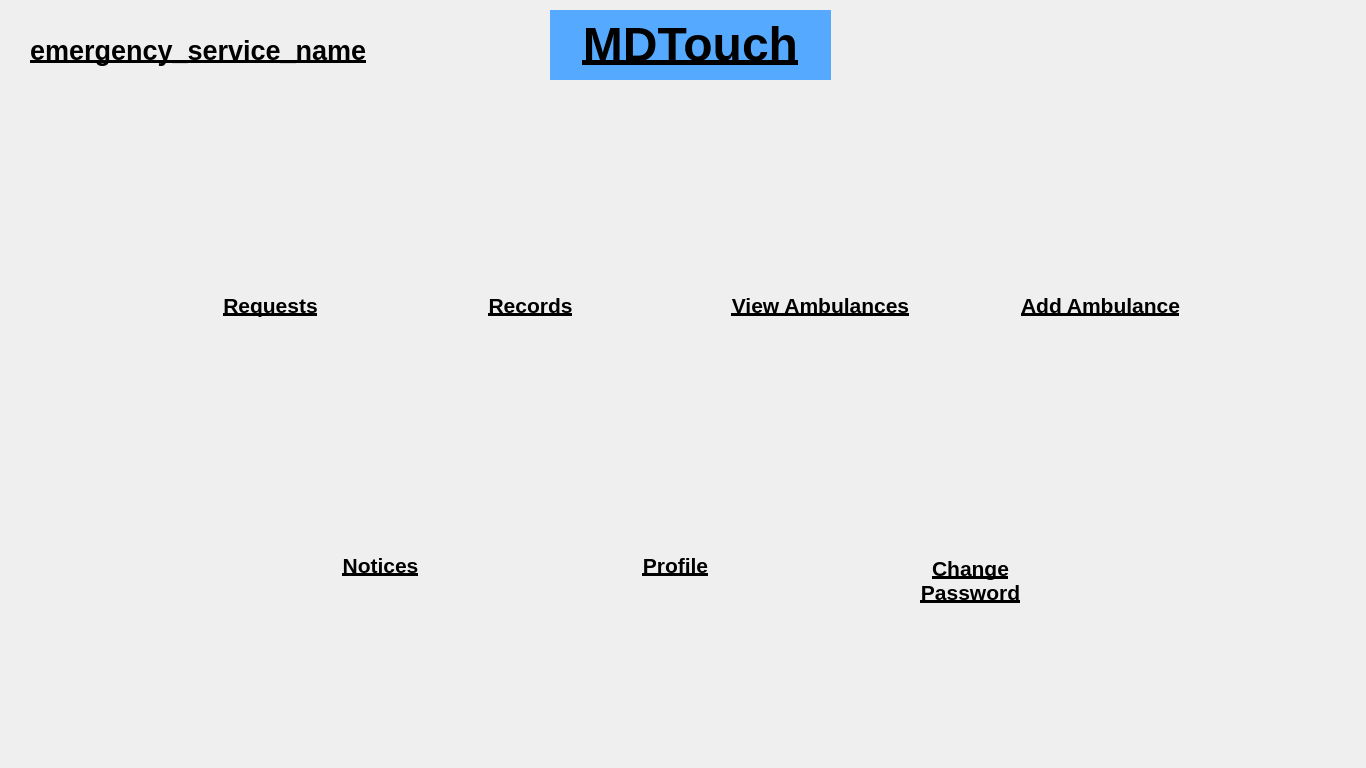
<?xml version="1.0" encoding="UTF-8"?>
<ui version="4.0">
 <class>emergencyServiceHome</class>
 <widget class="QMainWindow" name="emergencyServiceHome">
  <property name="geometry">
   <rect>
    <x>0</x>
    <y>0</y>
    <width>1366</width>
    <height>768</height>
   </rect>
  </property>
  <property name="windowTitle">
   <string>MainWindow</string>
  </property>
  <widget class="QWidget" name="centralwidget">
   <widget class="QPushButton" name="logout">
    <property name="geometry">
     <rect>
      <x>1300</x>
      <y>10</y>
      <width>50</width>
      <height>50</height>
     </rect>
    </property>
    <property name="minimumSize">
     <size>
      <width>50</width>
      <height>50</height>
     </size>
    </property>
    <property name="maximumSize">
     <size>
      <width>50</width>
      <height>50</height>
     </size>
    </property>
    <property name="styleSheet">
     <string notr="true">border:none;</string>
    </property>
    <property name="text">
     <string/>
    </property>
    <property name="icon">
     <iconset>
      <normaloff>../../Images/LogoutIcon.png</normaloff>../../Images/LogoutIcon.png</iconset>
    </property>
    <property name="iconSize">
     <size>
      <width>50</width>
      <height>50</height>
     </size>
    </property>
   </widget>
   <widget class="QLabel" name="profileLabel">
    <property name="geometry">
     <rect>
      <x>565</x>
      <y>540</y>
      <width>221</width>
      <height>51</height>
     </rect>
    </property>
    <property name="sizePolicy">
     <sizepolicy hsizetype="Fixed" vsizetype="Fixed">
      <horstretch>0</horstretch>
      <verstretch>0</verstretch>
     </sizepolicy>
    </property>
    <property name="minimumSize">
     <size>
      <width>100</width>
      <height>30</height>
     </size>
    </property>
    <property name="maximumSize">
     <size>
      <width>400</width>
      <height>100</height>
     </size>
    </property>
    <property name="styleSheet">
     <string notr="true">font-size:14pt;
font-weight:bold;
text-decoration: underline</string>
    </property>
    <property name="text">
     <string>&lt;html&gt;&lt;head/&gt;&lt;body&gt;&lt;p&gt;&lt;span style=&quot; font-size:16pt;&quot;&gt;Profile&lt;/span&gt;&lt;/p&gt;&lt;/body&gt;&lt;/html&gt;</string>
    </property>
    <property name="alignment">
     <set>Qt::AlignCenter</set>
    </property>
   </widget>
   <widget class="QLabel" name="changePasswordLabel">
    <property name="geometry">
     <rect>
      <x>860</x>
      <y>545</y>
      <width>221</width>
      <height>71</height>
     </rect>
    </property>
    <property name="sizePolicy">
     <sizepolicy hsizetype="Fixed" vsizetype="Fixed">
      <horstretch>0</horstretch>
      <verstretch>0</verstretch>
     </sizepolicy>
    </property>
    <property name="minimumSize">
     <size>
      <width>100</width>
      <height>30</height>
     </size>
    </property>
    <property name="maximumSize">
     <size>
      <width>400</width>
      <height>100</height>
     </size>
    </property>
    <property name="styleSheet">
     <string notr="true">font-size:14pt;
font-weight:bold;
text-decoration: underline</string>
    </property>
    <property name="text">
     <string>&lt;html&gt;&lt;head/&gt;&lt;body&gt;&lt;p&gt;&lt;span style=&quot; font-size:16pt;&quot;&gt;Change&lt;br&gt;Password&lt;/span&gt;&lt;/p&gt;&lt;/body&gt;&lt;/html&gt;</string>
    </property>
    <property name="alignment">
     <set>Qt::AlignCenter</set>
    </property>
   </widget>
   <widget class="QLabel" name="addAmbulanceLabel">
    <property name="geometry">
     <rect>
      <x>990</x>
      <y>280</y>
      <width>221</width>
      <height>51</height>
     </rect>
    </property>
    <property name="sizePolicy">
     <sizepolicy hsizetype="Fixed" vsizetype="Fixed">
      <horstretch>0</horstretch>
      <verstretch>0</verstretch>
     </sizepolicy>
    </property>
    <property name="minimumSize">
     <size>
      <width>100</width>
      <height>30</height>
     </size>
    </property>
    <property name="maximumSize">
     <size>
      <width>400</width>
      <height>100</height>
     </size>
    </property>
    <property name="styleSheet">
     <string notr="true">font-size:14pt;
font-weight:bold;
text-decoration: underline</string>
    </property>
    <property name="text">
     <string>&lt;html&gt;&lt;head/&gt;&lt;body&gt;&lt;p&gt;&lt;span style=&quot; font-size:16pt;&quot;&gt;Add Ambulance&lt;/span&gt;&lt;/p&gt;&lt;/body&gt;&lt;/html&gt;</string>
    </property>
    <property name="alignment">
     <set>Qt::AlignCenter</set>
    </property>
   </widget>
   <widget class="QLabel" name="noticesLabel">
    <property name="geometry">
     <rect>
      <x>270</x>
      <y>540</y>
      <width>221</width>
      <height>51</height>
     </rect>
    </property>
    <property name="sizePolicy">
     <sizepolicy hsizetype="Fixed" vsizetype="Fixed">
      <horstretch>0</horstretch>
      <verstretch>0</verstretch>
     </sizepolicy>
    </property>
    <property name="minimumSize">
     <size>
      <width>100</width>
      <height>30</height>
     </size>
    </property>
    <property name="maximumSize">
     <size>
      <width>400</width>
      <height>100</height>
     </size>
    </property>
    <property name="styleSheet">
     <string notr="true">font-size:14pt;
font-weight:bold;
text-decoration: underline</string>
    </property>
    <property name="text">
     <string>&lt;html&gt;&lt;head/&gt;&lt;body&gt;&lt;p&gt;&lt;span style=&quot; font-size:16pt;&quot;&gt;Notices&lt;/span&gt;&lt;/p&gt;&lt;/body&gt;&lt;/html&gt;</string>
    </property>
    <property name="alignment">
     <set>Qt::AlignCenter</set>
    </property>
   </widget>
   <widget class="QLabel" name="requestsLabel">
    <property name="geometry">
     <rect>
      <x>160</x>
      <y>280</y>
      <width>221</width>
      <height>51</height>
     </rect>
    </property>
    <property name="sizePolicy">
     <sizepolicy hsizetype="Fixed" vsizetype="Fixed">
      <horstretch>0</horstretch>
      <verstretch>0</verstretch>
     </sizepolicy>
    </property>
    <property name="minimumSize">
     <size>
      <width>100</width>
      <height>30</height>
     </size>
    </property>
    <property name="maximumSize">
     <size>
      <width>400</width>
      <height>100</height>
     </size>
    </property>
    <property name="styleSheet">
     <string notr="true">font-size:14pt;
font-weight:bold;
text-decoration: underline</string>
    </property>
    <property name="text">
     <string>&lt;html&gt;&lt;head/&gt;&lt;body&gt;&lt;p&gt;&lt;span style=&quot; font-size:16pt;&quot;&gt;Requests&lt;/span&gt;&lt;/p&gt;&lt;/body&gt;&lt;/html&gt;</string>
    </property>
    <property name="alignment">
     <set>Qt::AlignCenter</set>
    </property>
   </widget>
   <widget class="QPushButton" name="inbox">
    <property name="geometry">
     <rect>
      <x>1230</x>
      <y>10</y>
      <width>50</width>
      <height>50</height>
     </rect>
    </property>
    <property name="minimumSize">
     <size>
      <width>50</width>
      <height>50</height>
     </size>
    </property>
    <property name="maximumSize">
     <size>
      <width>50</width>
      <height>50</height>
     </size>
    </property>
    <property name="styleSheet">
     <string notr="true">border:none;</string>
    </property>
    <property name="text">
     <string/>
    </property>
    <property name="icon">
     <iconset>
      <normaloff>../../Images/inbox_1.png</normaloff>../../Images/inbox_1.png</iconset>
    </property>
    <property name="iconSize">
     <size>
      <width>50</width>
      <height>50</height>
     </size>
    </property>
   </widget>
   <widget class="QWidget" name="horizontalLayoutWidget">
    <property name="geometry">
     <rect>
      <x>30</x>
      <y>150</y>
      <width>1291</width>
      <height>141</height>
     </rect>
    </property>
    <layout class="QHBoxLayout" name="horizontalLayout">
     <item>
      <widget class="QPushButton" name="requests">
       <property name="minimumSize">
        <size>
         <width>100</width>
         <height>100</height>
        </size>
       </property>
       <property name="maximumSize">
        <size>
         <width>100</width>
         <height>100</height>
        </size>
       </property>
       <property name="styleSheet">
        <string notr="true">border:none;</string>
       </property>
       <property name="text">
        <string/>
       </property>
       <property name="icon">
        <iconset>
         <normaloff>../../Images/test_requests.png</normaloff>../../Images/test_requests.png</iconset>
       </property>
       <property name="iconSize">
        <size>
         <width>100</width>
         <height>100</height>
        </size>
       </property>
      </widget>
     </item>
     <item>
      <widget class="QPushButton" name="records">
       <property name="minimumSize">
        <size>
         <width>100</width>
         <height>100</height>
        </size>
       </property>
       <property name="maximumSize">
        <size>
         <width>100</width>
         <height>100</height>
        </size>
       </property>
       <property name="styleSheet">
        <string notr="true">border:none;</string>
       </property>
       <property name="text">
        <string/>
       </property>
       <property name="icon">
        <iconset>
         <normaloff>../../Images/medical_records.png</normaloff>../../Images/medical_records.png</iconset>
       </property>
       <property name="iconSize">
        <size>
         <width>100</width>
         <height>100</height>
        </size>
       </property>
      </widget>
     </item>
     <item>
      <widget class="QPushButton" name="viewAmbulances">
       <property name="minimumSize">
        <size>
         <width>100</width>
         <height>100</height>
        </size>
       </property>
       <property name="maximumSize">
        <size>
         <width>100</width>
         <height>100</height>
        </size>
       </property>
       <property name="styleSheet">
        <string notr="true">border:none;</string>
       </property>
       <property name="text">
        <string/>
       </property>
       <property name="icon">
        <iconset>
         <normaloff>../../Images/remove_ambulance.png</normaloff>../../Images/remove_ambulance.png</iconset>
       </property>
       <property name="iconSize">
        <size>
         <width>100</width>
         <height>100</height>
        </size>
       </property>
      </widget>
     </item>
     <item>
      <widget class="QPushButton" name="addAmbulance">
       <property name="minimumSize">
        <size>
         <width>100</width>
         <height>100</height>
        </size>
       </property>
       <property name="maximumSize">
        <size>
         <width>100</width>
         <height>100</height>
        </size>
       </property>
       <property name="styleSheet">
        <string notr="true">border:none;</string>
       </property>
       <property name="text">
        <string/>
       </property>
       <property name="icon">
        <iconset>
         <normaloff>../../Images/ambulance.png</normaloff>../../Images/ambulance.png</iconset>
       </property>
       <property name="iconSize">
        <size>
         <width>100</width>
         <height>100</height>
        </size>
       </property>
      </widget>
     </item>
    </layout>
   </widget>
   <widget class="QLabel" name="viewAmbulancesLabel">
    <property name="geometry">
     <rect>
      <x>705</x>
      <y>280</y>
      <width>231</width>
      <height>51</height>
     </rect>
    </property>
    <property name="sizePolicy">
     <sizepolicy hsizetype="Fixed" vsizetype="Fixed">
      <horstretch>0</horstretch>
      <verstretch>0</verstretch>
     </sizepolicy>
    </property>
    <property name="minimumSize">
     <size>
      <width>100</width>
      <height>30</height>
     </size>
    </property>
    <property name="maximumSize">
     <size>
      <width>400</width>
      <height>100</height>
     </size>
    </property>
    <property name="styleSheet">
     <string notr="true">font-size:14pt;
font-weight:bold;
text-decoration: underline</string>
    </property>
    <property name="text">
     <string>&lt;html&gt;&lt;head/&gt;&lt;body&gt;&lt;p&gt;&lt;span style=&quot; font-size:16pt;&quot;&gt;View Ambulances&lt;/span&gt;&lt;/p&gt;&lt;/body&gt;&lt;/html&gt;</string>
    </property>
    <property name="alignment">
     <set>Qt::AlignCenter</set>
    </property>
   </widget>
   <widget class="QLabel" name="title">
    <property name="geometry">
     <rect>
      <x>550</x>
      <y>10</y>
      <width>281</width>
      <height>70</height>
     </rect>
    </property>
    <property name="sizePolicy">
     <sizepolicy hsizetype="Fixed" vsizetype="Fixed">
      <horstretch>0</horstretch>
      <verstretch>0</verstretch>
     </sizepolicy>
    </property>
    <property name="minimumSize">
     <size>
      <width>0</width>
      <height>50</height>
     </size>
    </property>
    <property name="maximumSize">
     <size>
      <width>400</width>
      <height>70</height>
     </size>
    </property>
    <property name="styleSheet">
     <string notr="true">background-color: rgb(85, 170, 255);</string>
    </property>
    <property name="text">
     <string>&lt;!DOCTYPE HTML PUBLIC &quot;-//W3C//DTD HTML 4.0//EN&quot; &quot;http://www.w3.org/TR/REC-html40/strict.dtd&quot;&gt;
&lt;html&gt;&lt;head&gt;&lt;meta name=&quot;qrichtext&quot; content=&quot;1&quot; /&gt;&lt;style type=&quot;text/css&quot;&gt;
p, li { white-space: pre-wrap; }
&lt;/style&gt;&lt;/head&gt;&lt;body style=&quot; font-family:'MS Shell Dlg 2'; font-size:8pt; font-weight:400; font-style:normal;&quot;&gt;
&lt;p align=&quot;center&quot; style=&quot; margin-top:12px; margin-bottom:12px; margin-left:0px; margin-right:0px; -qt-block-indent:0; text-indent:0px;&quot;&gt;&lt;span style=&quot; font-size:36pt; font-weight:600; text-decoration: underline;&quot;&gt;MDTouch&lt;/span&gt;&lt;/p&gt;&lt;/body&gt;&lt;/html&gt;</string>
    </property>
   </widget>
   <widget class="QWidget" name="horizontalLayoutWidget_2">
    <property name="geometry">
     <rect>
      <x>150</x>
      <y>430</y>
      <width>1051</width>
      <height>121</height>
     </rect>
    </property>
    <layout class="QHBoxLayout" name="horizontalLayout_2">
     <item>
      <widget class="QPushButton" name="notices">
       <property name="minimumSize">
        <size>
         <width>100</width>
         <height>100</height>
        </size>
       </property>
       <property name="maximumSize">
        <size>
         <width>100</width>
         <height>100</height>
        </size>
       </property>
       <property name="styleSheet">
        <string notr="true">border:none;</string>
       </property>
       <property name="text">
        <string/>
       </property>
       <property name="icon">
        <iconset>
         <normaloff>../../Images/notices.png</normaloff>../../Images/notices.png</iconset>
       </property>
       <property name="iconSize">
        <size>
         <width>100</width>
         <height>100</height>
        </size>
       </property>
      </widget>
     </item>
     <item>
      <widget class="QPushButton" name="profile">
       <property name="minimumSize">
        <size>
         <width>100</width>
         <height>100</height>
        </size>
       </property>
       <property name="maximumSize">
        <size>
         <width>100</width>
         <height>100</height>
        </size>
       </property>
       <property name="styleSheet">
        <string notr="true">border:none;</string>
       </property>
       <property name="text">
        <string/>
       </property>
       <property name="icon">
        <iconset>
         <normaloff>../../Images/profile.png</normaloff>../../Images/profile.png</iconset>
       </property>
       <property name="iconSize">
        <size>
         <width>100</width>
         <height>100</height>
        </size>
       </property>
      </widget>
     </item>
     <item>
      <widget class="QPushButton" name="changePassword">
       <property name="minimumSize">
        <size>
         <width>100</width>
         <height>100</height>
        </size>
       </property>
       <property name="maximumSize">
        <size>
         <width>100</width>
         <height>100</height>
        </size>
       </property>
       <property name="styleSheet">
        <string notr="true">border:none;</string>
       </property>
       <property name="text">
        <string/>
       </property>
       <property name="icon">
        <iconset>
         <normaloff>../../Images/change_password.png</normaloff>../../Images/change_password.png</iconset>
       </property>
       <property name="iconSize">
        <size>
         <width>100</width>
         <height>100</height>
        </size>
       </property>
      </widget>
     </item>
    </layout>
   </widget>
   <widget class="QLabel" name="emergencyServiceName">
    <property name="geometry">
     <rect>
      <x>30</x>
      <y>20</y>
      <width>400</width>
      <height>61</height>
     </rect>
    </property>
    <property name="sizePolicy">
     <sizepolicy hsizetype="Fixed" vsizetype="Fixed">
      <horstretch>0</horstretch>
      <verstretch>0</verstretch>
     </sizepolicy>
    </property>
    <property name="minimumSize">
     <size>
      <width>100</width>
      <height>30</height>
     </size>
    </property>
    <property name="maximumSize">
     <size>
      <width>400</width>
      <height>100</height>
     </size>
    </property>
    <property name="styleSheet">
     <string notr="true">font-size:20pt;
font-weight:bold;
text-decoration: underline</string>
    </property>
    <property name="text">
     <string>emergency_service_name</string>
    </property>
   </widget>
   <widget class="QLabel" name="recordsLabel">
    <property name="geometry">
     <rect>
      <x>420</x>
      <y>280</y>
      <width>221</width>
      <height>51</height>
     </rect>
    </property>
    <property name="sizePolicy">
     <sizepolicy hsizetype="Fixed" vsizetype="Fixed">
      <horstretch>0</horstretch>
      <verstretch>0</verstretch>
     </sizepolicy>
    </property>
    <property name="minimumSize">
     <size>
      <width>100</width>
      <height>30</height>
     </size>
    </property>
    <property name="maximumSize">
     <size>
      <width>400</width>
      <height>100</height>
     </size>
    </property>
    <property name="styleSheet">
     <string notr="true">font-size:14pt;
font-weight:bold;
text-decoration: underline</string>
    </property>
    <property name="text">
     <string>&lt;html&gt;&lt;head/&gt;&lt;body&gt;&lt;p&gt;&lt;span style=&quot; font-size:16pt;&quot;&gt;Records&lt;/span&gt;&lt;/p&gt;&lt;/body&gt;&lt;/html&gt;</string>
    </property>
    <property name="alignment">
     <set>Qt::AlignCenter</set>
    </property>
   </widget>
  </widget>
 </widget>
 <resources/>
 <connections/>
</ui>
